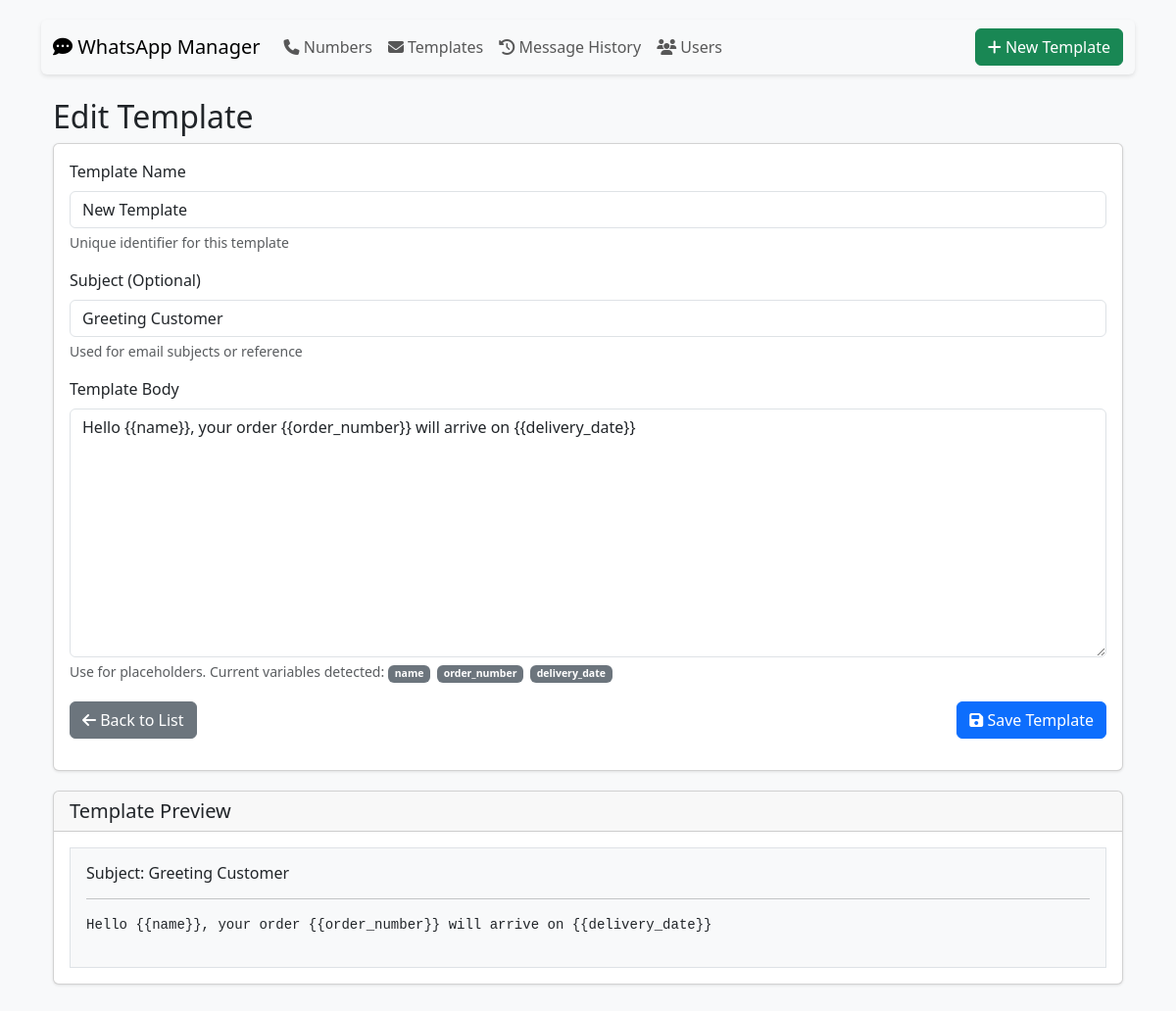
Page /template/edit/1 on the earlier database version.
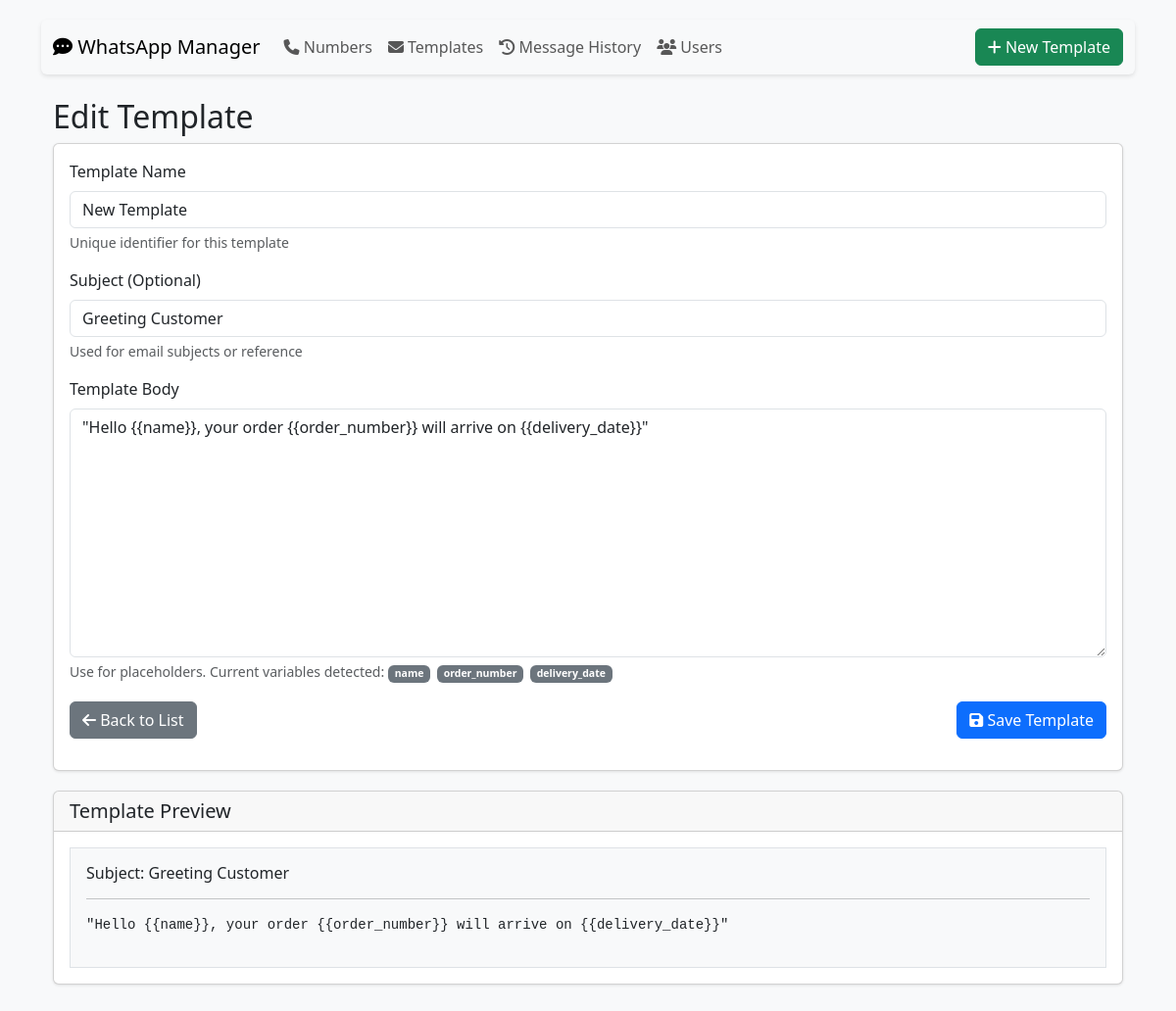
Same page on the later database version.
### tables this page shows
CREATE TABLE templates (
                id INTEGER PRIMARY KEY AUTOINCREMENT,
                name TEXT UNIQUE,
                subject TEXT,
                body TEXT,
                created_at TEXT DEFAULT CURRENT_TIMESTAMP,
                updated_at TEXT DEFAULT CURRENT_TIMESTAMP
            );

### app.py (the view)
@app.route('/template/edit/<int:template_id>', methods=['GET'])
def edit_template(template_id):
    template = get_template(template_id)
    if not template:
        flash('Template not found', 'error')
        return redirect(url_for('manage_templates'))
    return render_template('edit_template.html', template=template)

### app.py (called while the page is built)
@app.context_processor
def utility_processor():
    return dict(get_template_variables=get_template_variables)

def get_template_variables(template_body):
    return re.findall(r'{{\s*(\w+)\s*}}', template_body)

def get_template(template_id):
    with sqlite3.connect('database.db') as conn:
        conn.row_factory = sqlite3.Row
        cursor = conn.execute('SELECT * FROM templates WHERE id = ?', (template_id,))
        return cursor.fetchone()

### templates/edit_template.html (shortened to what this page needs)
{% block content %}
<div class="container mt-4">
    <h2>{% if template %}Edit{% else %}Create New{% endif %} Template</h2>
    <div class="card">
        <div class="card-body">
            <form method="POST" action="{{ url_for('manage_templates') }}">
                <div class="mb-3">
                    <label for="name" class="form-label">Template Name</label>
                    <input type="text" class="form-control" id="name" name="name"
                           value="{{ template['name'] if template else '' }}" required>
                    <div class="form-text">Unique identifier for this template</div>
                </div>
                <div class="mb-3">
                    <label for="subject" class="form-label">Subject (Optional)</label>
                    <input type="text" class="form-control" id="subject" name="subject"
                           value="{{ template['subject'] if template else '' }}">
                    <div class="form-text">Used for email subjects or reference</div>
                </div>
                <div class="mb-3">
                    <label for="body" class="form-label">Template Body</label>
                    <textarea class="form-control" id="body" name="body" rows="10"
                              required>{{ template['body'] if template else '' }}</textarea>
                    <div class="form-text">
                        Use {{variable_name}} for placeholders. Current variables detected:
                        {% if template %}
                            {% set vars = get_template_variables(template['body']) %}
                            {% for var in vars %}
                                <span class="badge bg-secondary">{{ var }}</span>
                            {% endfor %}
                        {% else %}
                            None yet
                        {% endif %}
                    </div>
                </div>
                <div class="d-flex justify-content-between">
                    <a href="{{ url_for('manage_templates') }}" class="btn btn-secondary">
                        <i class="fas fa-arrow-left"></i> Back to List
                    </a>
                    <button type="submit" class="btn btn-primary">
                        <i class="fas fa-save"></i> Save Template
                    </button>
                </div>
            </form>
        </div>
    </div>
    {% if template %}
    <div class="card mt-3">
        <div class="card-header">
            <h5 class="mb-0">Template Preview</h5>
        </div>
        <div class="card-body">
            <div class="border p-3 bg-light">
                <h6>Subject: {{ template['subject'] }}</h6>
                <hr>
                <pre>{{ template['body'] }}</pre>
            </div>
        </div>
    </div>
    {% endif %}
</div>
{% endblock %}

Differences in the rows shown:
changed templates "Greeting Customer": body "Hello {{name}}, your order {{order_number}} will arrive on {{delivery_date}}" → "\"Hello {{name}}, your order {{order_number}} will arrive on {{delivery_date}}\""
